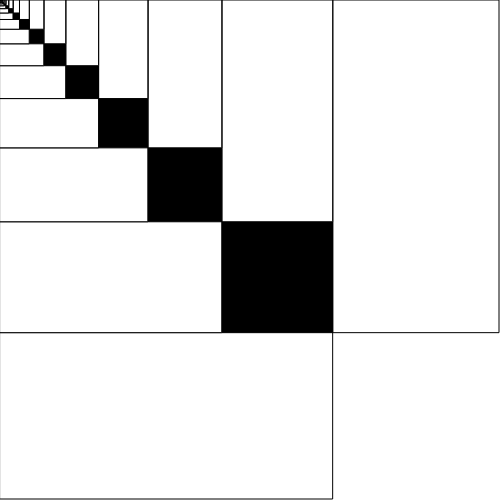
Frame 1 (no input)
Frame 60 (no input): identical to frame 1, image omitted
Frame 120 (the mouse pressed at the canvas centre since frame 60): identical to frame 1, image omitted

The p5.js sketch that drew this single still picture (run headless with seeded random() and noise() and a simulated clock; from frame 60 on, the mouse is pressed at the canvas centre):

// p5.js sketch
// ── sketch.js
/*
	"Warmup Fractals -- while loop variation"
	A modification of the Session 9 warmup exercise code, creating the same
  fractal pattern using a while loop.
*/

const canvasSize = 500;

function setup() {
	createCanvas(canvasSize, canvasSize);
}

function draw() {
  background("white");

  let rSize = canvasSize - 1;

  while(rSize > 1) {
    let smallSize = rSize * 2/3;

    nestedRect(0, 0, rSize, smallSize);
    nestedRect(0, 0, smallSize, rSize);

    rSize = smallSize;

  }
}

// draw a rectangle with a nested square 
function nestedRect(x, y, w, h) {
	fill("white");
	rect(x, y, w, h);

	fill("black");
	if(w < h) {
		rect (x, y, w, w);
	} else {
		rect (x, y, h, h);
	}
}
